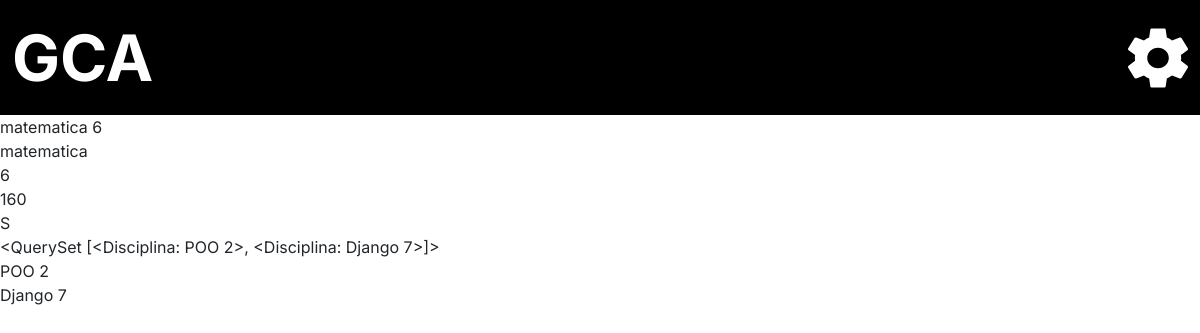
Page /adm/disciplina/1 on the earlier database version.
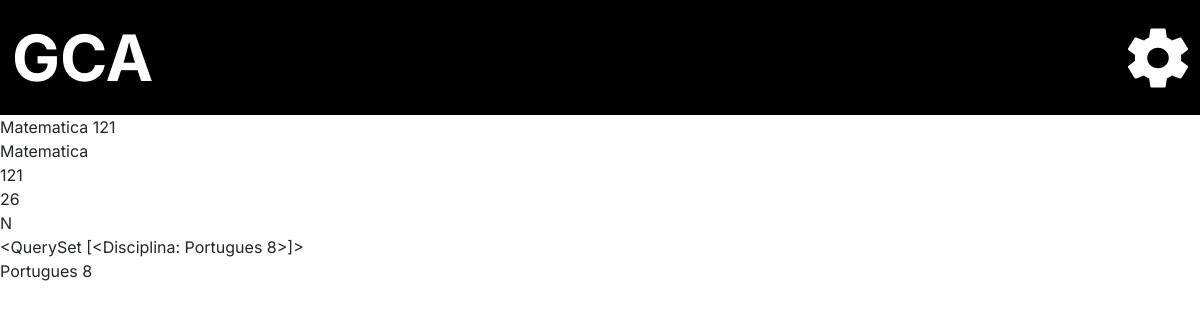
Same page on the later database version.
### administrador/models.py (models this page shows)
class Disciplina (models.Model):
    OPTATIVA = (
        ("S", "Sim"),
        ("N", "Não"),
    )
    nome = models.CharField(("Nome da Disciplina"), max_length=150, null=False)
    perido = models.IntegerField(("Periodo da disciplina"))
    carga_horaria = models.IntegerField(("Carga Horaria"))
    optativa = models.CharField(("Opitativa"), choices=OPTATIVA, blank=False, null=False,max_length=20)
    dependencia = models.ManyToManyField("self", verbose_name=("Dependencias"), blank=True, default='Sem Dependencia')
    verbose_name = 'Disciplina'
    verbose_name_plural = 'Disciplinas'
    def __str__(self):
        return self.nome +' '+ str(self.perido)

### administrador/views.py (the view)
# urls.py: path('adm/disciplina/<int:id>', diciplina_especifica, name = 'disciplina'),
def diciplina_especifica (request, id):
    disciplina = Disciplina.objects.all()
    disciplina  = Disciplina.objects.get(id=id)
    m2m  = disciplina.dependencia.all()
    return render (request, 'subject.html', {'disciplina': disciplina,
                                             'disciplina_dependencias':m2m})

### administrador/templates/subject.html (shortened to what this page needs)
{% extends 'base.html' %}
{% load static %}
{% block import_title_css %}
    <link rel="stylesheet" href="{% static 'css/subject.css' %}">
{% endblock %}
{% block main %}
    <p>{{disciplina}}</p>
   <p>{{disciplina.nome}}</p>
   <p>{{disciplina.perido}}</p>
   <p>{{disciplina.carga_horaria}}</p>
   <p>{{disciplina.optativa}}</p>
   <p>{{disciplina_dependencias}}</p>
   {% for dados in disciplina_dependencias%}
   <p>{{dados}}</p>
   {% endfor %}
{% endblock %}

Differences in the rows shown:
removed Disciplina: nome+perido "<QuerySet [<Disciplina: POO 2>, <Disciplina: Django 7>]>", nome+perido "POO 2"
removed Disciplina: nome+perido "Django 7"
changed Disciplina: nome+perido "matematica 6" → "Matematica 121"; nome "matematica" → "Matematica"; perido "6" → "121"; carga_horaria "160" → "26"; optativa "S" → "N"
now on this page (row edited): Disciplina: nome+perido "<QuerySet [<Disciplina: Portugues 8>]>", nome+perido "Portugues 8"
